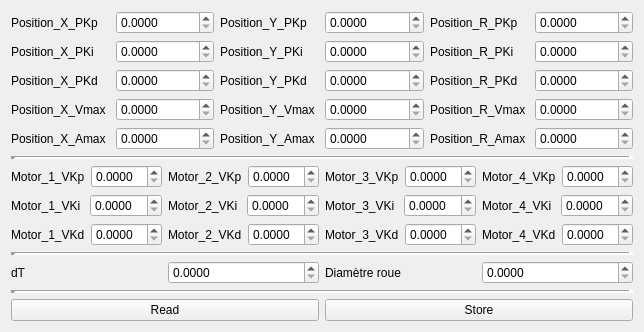
          <widget class="QWidget" name="tab_9">
           <attribute name="title">
            <string>Robot parameters editor</string>
           </attribute>
           <layout class="QVBoxLayout" name="verticalLayout_9">
            <item>
             <layout class="QVBoxLayout" name="verticalLayout_26">
              <item>
               <layout class="QHBoxLayout" name="horizontalLayout_52">
                <item>
                 <layout class="QHBoxLayout" name="horizontalLayout_6">
                  <item>
                   <layout class="QVBoxLayout" name="verticalLayout_16">
                    <item>
                     <layout class="QHBoxLayout" name="horizontalLayout_14">
                      <item>
                       <widget class="QLabel" name="label_19">
                        <property name="text">
                         <string>Position_X_PKp</string>
                        </property>
                       </widget>
                      </item>
                      <item>
                       <widget class="QDoubleSpinBox" name="doubleSpinBox_Position_X_PKp">
                        <property name="decimals">
                         <number>4</number>
                        </property>
                        <property name="singleStep">
                         <double>0.001000000000000</double>
                        </property>
                       </widget>
                      </item>
                     </layout>
                    </item>
                    <item>
                     <layout class="QHBoxLayout" name="horizontalLayout_15">
                      <item>
                       <widget class="QLabel" name="label_20">
                        <property name="text">
                         <string>Position_X_PKi</string>
                        </property>
                       </widget>
                      </item>
                      <item>
                       <widget class="QDoubleSpinBox" name="doubleSpinBox_Position_X_PKi">
                        <property name="decimals">
                         <number>4</number>
                        </property>
                        <property name="singleStep">
                         <double>0.000100000000000</double>
                        </property>
                       </widget>
                      </item>
                     </layout>
                    </item>
                    <item>
                     <layout class="QHBoxLayout" name="horizontalLayout_16">
                      <item>
                       <widget class="QLabel" name="label_21">
                        <property name="text">
                         <string>Position_X_PKd</string>
                        </property>
                       </widget>
                      </item>
                      <item>
                       <widget class="QDoubleSpinBox" name="doubleSpinBox_Position_X_PKd">
                        <property name="decimals">
                         <number>4</number>
                        </property>
                        <property name="singleStep">
                         <double>0.000100000000000</double>
                        </property>
                       </widget>
                      </item>
                     </layout>
                    </item>
                    <item>
                     <layout class="QHBoxLayout" name="horizontalLayout_20">
                      <item>
                       <widget class="QLabel" name="label_25">
                        <property name="text">
                         <string>Position_X_Vmax</string>
                        </property>
                       </widget>
                      </item>
                      <item>
                       <widget class="QDoubleSpinBox" name="doubleSpinBox_Position_X_Vmax">
                        <property name="decimals">
                         <number>4</number>
                        </property>
                        <property name="singleStep">
                         <double>0.100000000000000</double>
                        </property>
                       </widget>
                      </item>
                     </layout>
                    </item>
                    <item>
                     <layout class="QHBoxLayout" name="horizontalLayout_21">
                      <item>
                       <widget class="QLabel" name="label_26">
                        <property name="text">
                         <string>Position_X_Amax</string>
                        </property>
                       </widget>
                      </item>
                      <item>
                       <widget class="QDoubleSpinBox" name="doubleSpinBox_Position_X_Amax">
                        <property name="decimals">
                         <number>4</number>
                        </property>
                        <property name="singleStep">
                         <double>0.100000000000000</double>
                        </property>
                       </widget>
                      </item>
                     </layout>
                    </item>
                   </layout>
                  </item>
                 </layout>
                </item>
                <item>
                 <layout class="QVBoxLayout" name="verticalLayout_20">
                  <item>
                   <layout class="QHBoxLayout" name="horizontalLayout_26">
                    <item>
                     <widget class="QLabel" name="label_29">
                      <property name="text">
                       <string>Position_Y_PKp</string>
                      </property>
                     </widget>
                    </item>
                    <item>
                     <widget class="QDoubleSpinBox" name="doubleSpinBox_Position_Y_PKp">
                      <property name="decimals">
                       <number>4</number>
                      </property>
                      <property name="singleStep">
                       <double>0.001000000000000</double>
                      </property>
                     </widget>
                    </item>
                   </layout>
                  </item>
                  <item>
                   <layout class="QHBoxLayout" name="horizontalLayout_27">
                    <item>
                     <widget class="QLabel" name="label_30">
                      <property name="text">
                       <string>Position_Y_PKi</string>
                      </property>
                     </widget>
                    </item>
                    <item>
                     <widget class="QDoubleSpinBox" name="doubleSpinBox_Position_Y_PKi">
                      <property name="decimals">
                       <number>4</number>
                      </property>
                      <property name="singleStep">
                       <double>0.000100000000000</double>
                      </property>
                     </widget>
                    </item>
                   </layout>
                  </item>
                  <item>
                   <layout class="QHBoxLayout" name="horizontalLayout_28">
                    <item>
                     <widget class="QLabel" name="label_31">
                      <property name="text">
                       <string>Position_Y_PKd</string>
                      </property>
                     </widget>
                    </item>
                    <item>
                     <widget class="QDoubleSpinBox" name="doubleSpinBox_Position_Y_PKd">
                      <property name="decimals">
                       <number>4</number>
                      </property>
                      <property name="singleStep">
                       <double>0.000100000000000</double>
                      </property>
                     </widget>
                    </item>
                   </layout>
                  </item>
                  <item>
                   <layout class="QHBoxLayout" name="horizontalLayout_29">
                    <item>
                     <widget class="QLabel" name="label_32">
                      <property name="text">
                       <string>Position_Y_Vmax</string>
                      </property>
                     </widget>
                    </item>
                    <item>
                     <widget class="QDoubleSpinBox" name="doubleSpinBox_Position_Y_Vmax">
                      <property name="decimals">
                       <number>4</number>
                      </property>
                      <property name="singleStep">
                       <double>0.100000000000000</double>
                      </property>
                     </widget>
                    </item>
                   </layout>
                  </item>
                  <item>
                   <layout class="QHBoxLayout" name="horizontalLayout_38">
                    <item>
                     <widget class="QLabel" name="label_40">
                      <property name="text">
                       <string>Position_Y_Amax</string>
                      </property>
                     </widget>
                    </item>
                    <item>
                     <widget class="QDoubleSpinBox" name="doubleSpinBox_Position_Y_Amax">
                      <property name="decimals">
                       <number>4</number>
                      </property>
                      <property name="singleStep">
                       <double>0.100000000000000</double>
                      </property>
                     </widget>
                    </item>
                   </layout>
                  </item>
                 </layout>
                </item>
                <item>
                 <layout class="QHBoxLayout" name="horizontalLayout_25">
                  <item>
                   <layout class="QVBoxLayout" name="verticalLayout_21">
                    <item>
                     <layout class="QHBoxLayout" name="horizontalLayout_30">
                      <item>
                       <widget class="QLabel" name="label_33">
                        <property name="text">
                         <string>Position_R_PKp</string>
                        </property>
                       </widget>
                      </item>
                      <item>
                       <widget class="QDoubleSpinBox" name="doubleSpinBox_Position_R_PKp">
                        <property name="decimals">
                         <number>4</number>
                        </property>
                        <property name="singleStep">
                         <double>0.001000000000000</double>
                        </property>
                       </widget>
                      </item>
                     </layout>
                    </item>
                    <item>
                     <layout class="QHBoxLayout" name="horizontalLayout_31">
                      <item>
                       <widget class="QLabel" name="label_34">
                        <property name="text">
                         <string>Position_R_PKi</string>
                        </property>
                       </widget>
                      </item>
                      <item>
                       <widget class="QDoubleSpinBox" name="doubleSpinBox_Position_R_PKi">
                        <property name="decimals">
                         <number>4</number>
                        </property>
                        <property name="singleStep">
                         <double>0.000100000000000</double>
                        </property>
                       </widget>
                      </item>
                     </layout>
                    </item>
                    <item>
                     <layout class="QHBoxLayout" name="horizontalLayout_32">
                      <item>
                       <widget class="QLabel" name="label_35">
                        <property name="text">
                         <string>Position_R_PKd</string>
                        </property>
                       </widget>
                      </item>
                      <item>
                       <widget class="QDoubleSpinBox" name="doubleSpinBox_Position_R_PKd">
                        <property name="decimals">
                         <number>4</number>
                        </property>
                        <property name="singleStep">
                         <double>0.000100000000000</double>
                        </property>
                       </widget>
                      </item>
                     </layout>
                    </item>
                    <item>
                     <layout class="QHBoxLayout" name="horizontalLayout_33">
                      <item>
                       <widget class="QLabel" name="label_36">
                        <property name="text">
                         <string>Position_R_Vmax</string>
                        </property>
                       </widget>
                      </item>
                      <item>
                       <widget class="QDoubleSpinBox" name="doubleSpinBox_Position_R_Vmax">
                        <property name="decimals">
                         <number>4</number>
                        </property>
                        <property name="singleStep">
                         <double>0.100000000000000</double>
                        </property>
                       </widget>
                      </item>
                     </layout>
                    </item>
                    <item>
                     <layout class="QHBoxLayout" name="horizontalLayout_42">
                      <item>
                       <widget class="QLabel" name="label_44">
                        <property name="text">
                         <string>Position_R_Amax</string>
                        </property>
                       </widget>
                      </item>
                      <item>
                       <widget class="QDoubleSpinBox" name="doubleSpinBox_Position_R_Amax">
                        <property name="decimals">
                         <number>4</number>
                        </property>
                        <property name="singleStep">
                         <double>0.100000000000000</double>
                        </property>
                       </widget>
                      </item>
                     </layout>
                    </item>
                   </layout>
                  </item>
                 </layout>
                </item>
               </layout>
              </item>
              <item>
               <widget class="Line" name="line_5">
                <property name="lineWidth">
                 <number>5</number>
                </property>
                <property name="orientation">
                 <enum>Qt::Horizontal</enum>
                </property>
               </widget>
              </item>
              <item>
               <layout class="QHBoxLayout" name="horizontalLayout_53">
                <item>
                 <layout class="QHBoxLayout" name="horizontalLayout_34">
                  <item>
                   <layout class="QVBoxLayout" name="verticalLayout_22">
                    <item>
                     <layout class="QHBoxLayout" name="horizontalLayout_35">
                      <item>
                       <widget class="QLabel" name="label_37">
                        <property name="text">
                         <string>Motor_1_VKp</string>
                        </property>
                       </widget>
                      </item>
                      <item>
                       <widget class="QDoubleSpinBox" name="doubleSpinBox_Motor_1_VKp">
                        <property name="decimals">
                         <number>4</number>
                        </property>
                        <property name="singleStep">
                         <double>0.001000000000000</double>
                        </property>
                       </widget>
                      </item>
                     </layout>
                    </item>
                    <item>
                     <layout class="QHBoxLayout" name="horizontalLayout_36">
                      <item>
                       <widget class="QLabel" name="label_38">
                        <property name="text">
                         <string>Motor_1_VKi</string>
                        </property>
                       </widget>
                      </item>
                      <item>
                       <widget class="QDoubleSpinBox" name="doubleSpinBox_Motor_1_VKi">
                        <property name="decimals">
                         <number>4</number>
                        </property>
                        <property name="singleStep">
                         <double>0.000100000000000</double>
                        </property>
                       </widget>
                      </item>
                     </layout>
                    </item>
                    <item>
                     <layout class="QHBoxLayout" name="horizontalLayout_37">
                      <item>
                       <widget class="QLabel" name="label_39">
                        <property name="text">
                         <string>Motor_1_VKd</string>
                        </property>
                       </widget>
                      </item>
                      <item>
                       <widget class="QDoubleSpinBox" name="doubleSpinBox_Motor_1_VKd">
                        <property name="decimals">
                         <number>4</number>
                        </property>
                        <property name="singleStep">
                         <double>0.000100000000000</double>
                        </property>
                       </widget>
                      </item>
                     </layout>
                    </item>
                   </layout>
                  </item>
                  <item>
                   <layout class="QVBoxLayout" name="verticalLayout_23">
                    <item>
                     <layout class="QHBoxLayout" name="horizontalLayout_39">
                      <item>
                       <widget class="QLabel" name="label_41">
                        <property name="text">
                         <string>Motor_2_VKp</string>
                        </property>
                       </widget>
                      </item>
                      <item>
                       <widget class="QDoubleSpinBox" name="doubleSpinBox_Motor_2_VKp">
                        <property name="decimals">
                         <number>4</number>
                        </property>
                        <property name="singleStep">
                         <double>0.001000000000000</double>
                        </property>
                       </widget>
                      </item>
                     </layout>
                    </item>
                    <item>
                     <layout class="QHBoxLayout" name="horizontalLayout_40">
                      <item>
                       <widget class="QLabel" name="label_42">
                        <property name="text">
                         <string>Motor_2_VKi</string>
                        </property>
                       </widget>
                      </item>
                      <item>
                       <widget class="QDoubleSpinBox" name="doubleSpinBox_Motor_2_VKi">
                        <property name="decimals">
                         <number>4</number>
                        </property>
                        <property name="singleStep">
                         <double>0.000100000000000</double>
                        </property>
                       </widget>
                      </item>
                     </layout>
                    </item>
                    <item>
                     <layout class="QHBoxLayout" name="horizontalLayout_41">
                      <item>
                       <widget class="QLabel" name="label_43">
                        <property name="text">
                         <string>Motor_2_VKd</string>
                        </property>
                       </widget>
                      </item>
                      <item>
                       <widget class="QDoubleSpinBox" name="doubleSpinBox_Motor_2_VKd">
                        <property name="decimals">
                         <number>4</number>
                        </property>
                        <property name="singleStep">
                         <double>0.000100000000000</double>
                        </property>
                       </widget>
                      </item>
                     </layout>
                    </item>
                   </layout>
                  </item>
                 </layout>
                </item>
                <item>
                 <layout class="QHBoxLayout" name="horizontalLayout_43">
                  <item>
                   <layout class="QVBoxLayout" name="verticalLayout_24">
                    <item>
                     <layout class="QHBoxLayout" name="horizontalLayout_44">
                      <item>
                       <widget class="QLabel" name="label_45">
                        <property name="text">
                         <string>Motor_3_VKp</string>
                        </property>
                       </widget>
                      </item>
                      <item>
                       <widget class="QDoubleSpinBox" name="doubleSpinBox_Motor_3_VKp">
                        <property name="decimals">
                         <number>4</number>
                        </property>
                        <property name="singleStep">
                         <double>0.001000000000000</double>
                        </property>
                       </widget>
                      </item>
                     </layout>
                    </item>
                    <item>
                     <layout class="QHBoxLayout" name="horizontalLayout_45">
                      <item>
                       <widget class="QLabel" name="label_46">
                        <property name="text">
                         <string>Motor_3_VKi</string>
                        </property>
                       </widget>
                      </item>
                      <item>
                       <widget class="QDoubleSpinBox" name="doubleSpinBox_Motor_3_VKi">
                        <property name="decimals">
                         <number>4</number>
                        </property>
                        <property name="singleStep">
                         <double>0.000100000000000</double>
                        </property>
                       </widget>
                      </item>
                     </layout>
                    </item>
                    <item>
                     <layout class="QHBoxLayout" name="horizontalLayout_46">
                      <item>
                       <widget class="QLabel" name="label_47">
                        <property name="text">
                         <string>Motor_3_VKd</string>
                        </property>
                       </widget>
                      </item>
                      <item>
                       <widget class="QDoubleSpinBox" name="doubleSpinBox_Motor_3_VKd">
                        <property name="decimals">
                         <number>4</number>
                        </property>
                        <property name="singleStep">
                         <double>0.000100000000000</double>
                        </property>
                       </widget>
                      </item>
                     </layout>
                    </item>
                   </layout>
                  </item>
                  <item>
                   <layout class="QVBoxLayout" name="verticalLayout_25">
                    <item>
                     <layout class="QHBoxLayout" name="horizontalLayout_48">
                      <item>
                       <widget class="QLabel" name="label_49">
                        <property name="text">
                         <string>Motor_4_VKp</string>
                        </property>
                       </widget>
                      </item>
                      <item>
                       <widget class="QDoubleSpinBox" name="doubleSpinBox_Motor_4_VKp">
                        <property name="decimals">
                         <number>4</number>
                        </property>
                        <property name="singleStep">
                         <double>0.001000000000000</double>
                        </property>
                       </widget>
                      </item>
                     </layout>
                    </item>
                    <item>
                     <layout class="QHBoxLayout" name="horizontalLayout_49">
                      <item>
                       <widget class="QLabel" name="label_50">
                        <property name="text">
                         <string>Motor_4_VKi</string>
                        </property>
                       </widget>
                      </item>
                      <item>
                       <widget class="QDoubleSpinBox" name="doubleSpinBox_Motor_4_VKi">
                        <property name="decimals">
                         <number>4</number>
                        </property>
                        <property name="singleStep">
                         <double>0.000100000000000</double>
                        </property>
                       </widget>
                      </item>
                     </layout>
                    </item>
                    <item>
                     <layout class="QHBoxLayout" name="horizontalLayout_50">
                      <item>
                       <widget class="QLabel" name="label_51">
                        <property name="text">
                         <string>Motor_4_VKd</string>
                        </property>
                       </widget>
                      </item>
                      <item>
                       <widget class="QDoubleSpinBox" name="doubleSpinBox_Motor_4_VKd">
                        <property name="decimals">
                         <number>4</number>
                        </property>
                        <property name="singleStep">
                         <double>0.000100000000000</double>
                        </property>
                       </widget>
                      </item>
                     </layout>
                    </item>
                   </layout>
                  </item>
                 </layout>
                </item>
               </layout>
              </item>
              <item>
               <widget class="Line" name="line_6">
                <property name="lineWidth">
                 <number>5</number>
                </property>
                <property name="orientation">
                 <enum>Qt::Horizontal</enum>
                </property>
               </widget>
              </item>
              <item>
               <layout class="QHBoxLayout" name="horizontalLayout_54">
                <item>
                 <layout class="QHBoxLayout" name="horizontalLayout_22">
                  <item>
                   <widget class="QLabel" name="label_27">
                    <property name="text">
                     <string>dT</string>
                    </property>
                   </widget>
                  </item>
                  <item>
                   <widget class="QDoubleSpinBox" name="doubleSpinBox_dT">
                    <property name="decimals">
                     <number>4</number>
                    </property>
                    <property name="singleStep">
                     <double>0.100000000000000</double>
                    </property>
                   </widget>
                  </item>
                 </layout>
                </item>
                <item>
                 <layout class="QHBoxLayout" name="horizontalLayout_23">
                  <item>
                   <widget class="QLabel" name="label_28">
                    <property name="text">
                     <string>Diamètre roue</string>
                    </property>
                   </widget>
                  </item>
                  <item>
                   <widget class="QDoubleSpinBox" name="doubleSpinBox_wheelDiameter">
                    <property name="decimals">
                     <number>4</number>
                    </property>
                    <property name="singleStep">
                     <double>0.100000000000000</double>
                    </property>
                   </widget>
                  </item>
                 </layout>
                </item>
               </layout>
              </item>
              <item>
               <widget class="Line" name="line_7">
                <property name="lineWidth">
                 <number>5</number>
                </property>
                <property name="orientation">
                 <enum>Qt::Horizontal</enum>
                </property>
               </widget>
              </item>
              <item>
               <layout class="QHBoxLayout" name="horizontalLayout_55">
                <item>
                 <widget class="QPushButton" name="pushButton_Read_PID_Values">
                  <property name="sizePolicy">
                   <sizepolicy hsizetype="Minimum" vsizetype="Preferred">
                    <horstretch>0</horstretch>
                    <verstretch>0</verstretch>
                   </sizepolicy>
                  </property>
                  <property name="text">
                   <string>Read</string>
                  </property>
                 </widget>
                </item>
                <item>
                 <widget class="QPushButton" name="pushButton_Store_PID_Values">
                  <property name="sizePolicy">
                   <sizepolicy hsizetype="Minimum" vsizetype="Preferred">
                    <horstretch>0</horstretch>
                    <verstretch>0</verstretch>
                   </sizepolicy>
                  </property>
                  <property name="text">
                   <string>Store</string>
                  </property>
                 </widget>
                </item>
               </layout>
              </item>
             </layout>
            </item>
           </layout>
          </widget>
